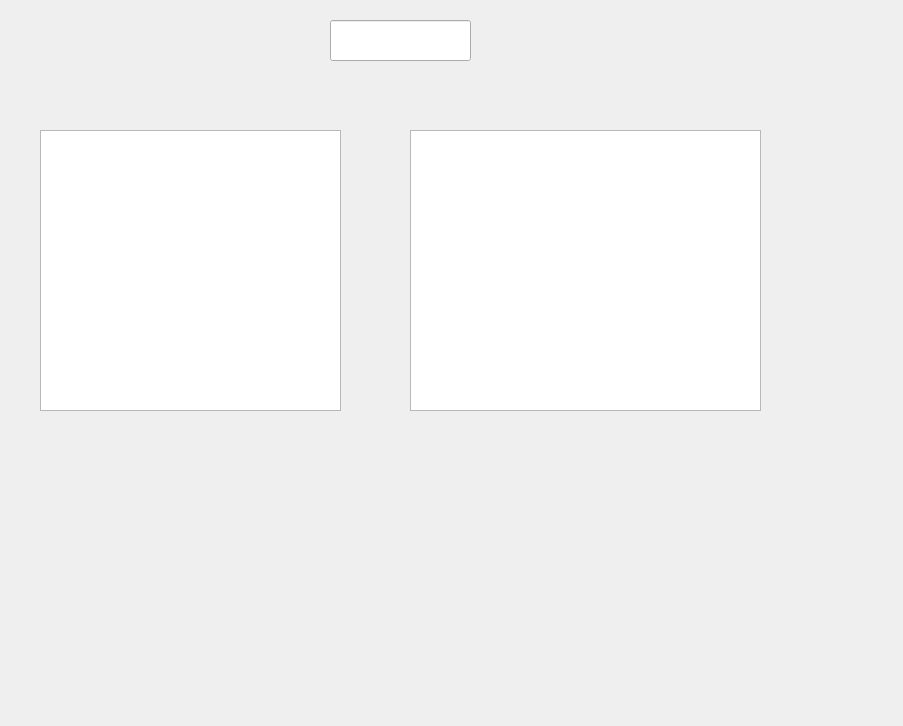
<?xml version="1.0" encoding="UTF-8"?>
<ui version="4.0">
 <class>RESERCH</class>
 <widget class="QWidget" name="RESERCH">
  <property name="geometry">
   <rect>
    <x>0</x>
    <y>0</y>
    <width>903</width>
    <height>726</height>
   </rect>
  </property>
  <property name="windowTitle">
   <string>Form</string>
  </property>
  <widget class="QLineEdit" name="lineEdit">
   <property name="geometry">
    <rect>
     <x>330</x>
     <y>20</y>
     <width>141</width>
     <height>41</height>
    </rect>
   </property>
  </widget>
  <widget class="QGraphicsView" name="graphicsView">
   <property name="geometry">
    <rect>
     <x>40</x>
     <y>130</y>
     <width>301</width>
     <height>281</height>
    </rect>
   </property>
  </widget>
  <widget class="QGraphicsView" name="graphicsView_2">
   <property name="geometry">
    <rect>
     <x>410</x>
     <y>130</y>
     <width>351</width>
     <height>281</height>
    </rect>
   </property>
  </widget>
 </widget>
 <resources/>
 <connections/>
</ui>
